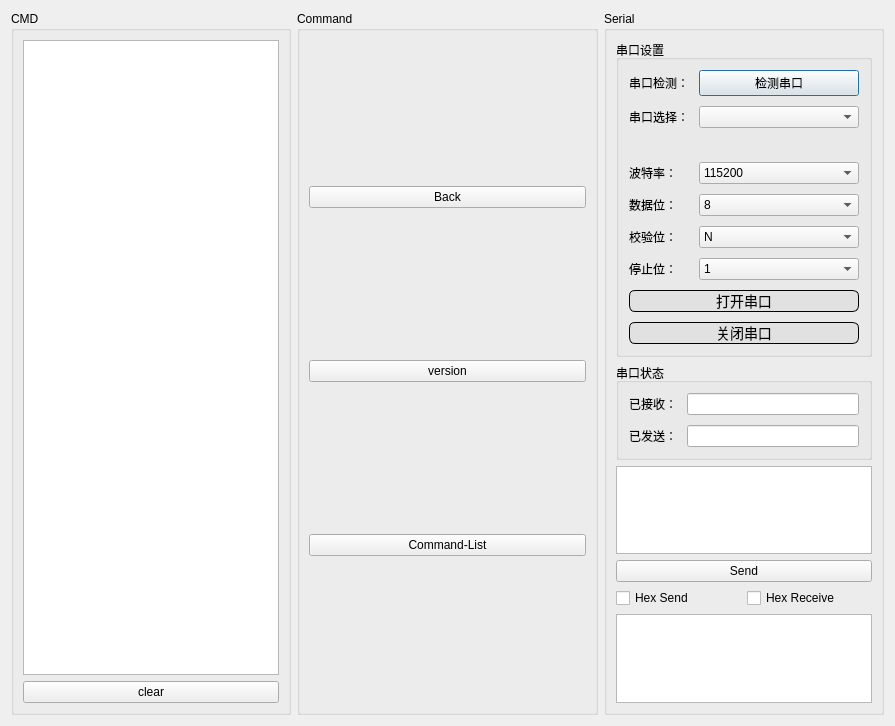
<?xml version="1.0" encoding="UTF-8"?>
<ui version="4.0">
 <class>CMD</class>
 <widget class="QWidget" name="CMD">
  <property name="geometry">
   <rect>
    <x>0</x>
    <y>0</y>
    <width>895</width>
    <height>726</height>
   </rect>
  </property>
  <property name="windowTitle">
   <string>Form</string>
  </property>
  <layout class="QHBoxLayout" name="horizontalLayout_3" stretch="0,1,0">
   <item>
    <widget class="QGroupBox" name="groupBox">
     <property name="styleSheet">
      <string notr="true">font: 10pt &quot;Lucida Console&quot;;</string>
     </property>
     <property name="title">
      <string>CMD</string>
     </property>
     <layout class="QVBoxLayout" name="verticalLayout_2" stretch="0,0">
      <property name="sizeConstraint">
       <enum>QLayout::SetMinAndMaxSize</enum>
      </property>
      <item>
       <widget class="QTextBrowser" name="text_browser_cmd"/>
      </item>
      <item>
       <widget class="QPushButton" name="bt_clear">
        <property name="text">
         <string>clear</string>
        </property>
       </widget>
      </item>
     </layout>
    </widget>
   </item>
   <item>
    <widget class="QGroupBox" name="groupBox_2">
     <property name="styleSheet">
      <string notr="true">font: 10pt &quot;Lucida Console&quot;;</string>
     </property>
     <property name="title">
      <string>Command</string>
     </property>
     <layout class="QVBoxLayout" name="verticalLayout">
      <item>
       <widget class="QPushButton" name="bt_back">
        <property name="styleSheet">
         <string notr="true">font: 10pt &quot;Lucida Console&quot;;</string>
        </property>
        <property name="text">
         <string>Back</string>
        </property>
       </widget>
      </item>
      <item>
       <widget class="QPushButton" name="bt_version">
        <property name="styleSheet">
         <string notr="true">font: 10pt &quot;Lucida Console&quot;;</string>
        </property>
        <property name="text">
         <string>version</string>
        </property>
       </widget>
      </item>
      <item>
       <widget class="QPushButton" name="pushButton">
        <property name="styleSheet">
         <string notr="true">font: 10pt &quot;Lucida Console&quot;;</string>
        </property>
        <property name="text">
         <string>Command-List</string>
        </property>
       </widget>
      </item>
     </layout>
    </widget>
   </item>
   <item>
    <widget class="QGroupBox" name="groupBox_3">
     <property name="styleSheet">
      <string notr="true">font: 75 10pt &quot;Microsoft YaHei UI&quot;;</string>
     </property>
     <property name="title">
      <string>Serial</string>
     </property>
     <layout class="QGridLayout" name="gridLayout">
      <item row="3" column="0">
       <layout class="QHBoxLayout" name="horizontalLayout_2">
        <item>
         <widget class="QCheckBox" name="checkBox_hex_send">
          <property name="text">
           <string>Hex Send</string>
          </property>
         </widget>
        </item>
        <item>
         <widget class="QCheckBox" name="checkBox_hex_receive">
          <property name="text">
           <string>Hex Receive</string>
          </property>
         </widget>
        </item>
       </layout>
      </item>
      <item row="2" column="0">
       <widget class="QPushButton" name="bt_send_to_com">
        <property name="text">
         <string>Send</string>
        </property>
       </widget>
      </item>
      <item row="0" column="0">
       <layout class="QVBoxLayout" name="verticalLayout_Serial">
        <item>
         <widget class="QGroupBox" name="formGroupBox">
          <property name="styleSheet">
           <string notr="true">font: 75 10pt &quot;Microsoft YaHei UI&quot;;</string>
          </property>
          <property name="title">
           <string>串口设置</string>
          </property>
          <layout class="QFormLayout" name="formLayout">
           <property name="horizontalSpacing">
            <number>10</number>
           </property>
           <property name="verticalSpacing">
            <number>10</number>
           </property>
           <property name="leftMargin">
            <number>10</number>
           </property>
           <property name="topMargin">
            <number>10</number>
           </property>
           <property name="rightMargin">
            <number>10</number>
           </property>
           <property name="bottomMargin">
            <number>10</number>
           </property>
           <item row="0" column="0">
            <widget class="QLabel" name="label_com_check">
             <property name="styleSheet">
              <string notr="true">font: 75 10pt &quot;Microsoft YaHei UI&quot;;</string>
             </property>
             <property name="text">
              <string>串口检测：</string>
             </property>
            </widget>
           </item>
           <item row="0" column="1">
            <widget class="QPushButton" name="bt_com_detect">
             <property name="styleSheet">
              <string notr="true">font: 75 10pt &quot;Microsoft YaHei UI&quot;;</string>
             </property>
             <property name="text">
              <string>检测串口</string>
             </property>
             <property name="autoRepeatInterval">
              <number>100</number>
             </property>
             <property name="default">
              <bool>true</bool>
             </property>
            </widget>
           </item>
           <item row="1" column="0">
            <widget class="QLabel" name="label_com_select">
             <property name="styleSheet">
              <string notr="true">font: 75 10pt &quot;Microsoft YaHei UI&quot;;</string>
             </property>
             <property name="text">
              <string>串口选择：</string>
             </property>
            </widget>
           </item>
           <item row="1" column="1">
            <widget class="QComboBox" name="comBox_com_select"/>
           </item>
           <item row="2" column="0" colspan="2">
            <widget class="QLabel" name="state_label">
             <property name="text">
              <string/>
             </property>
             <property name="textFormat">
              <enum>Qt::AutoText</enum>
             </property>
             <property name="scaledContents">
              <bool>true</bool>
             </property>
             <property name="alignment">
              <set>Qt::AlignRight|Qt::AlignTrailing|Qt::AlignVCenter</set>
             </property>
            </widget>
           </item>
           <item row="3" column="0">
            <widget class="QLabel" name="label_boud_rate">
             <property name="styleSheet">
              <string notr="true">font: 75 10pt &quot;Microsoft YaHei UI&quot;;</string>
             </property>
             <property name="text">
              <string>波特率：</string>
             </property>
            </widget>
           </item>
           <item row="3" column="1">
            <widget class="QComboBox" name="comBox_boud_rate">
             <item>
              <property name="text">
               <string>115200</string>
              </property>
             </item>
             <item>
              <property name="text">
               <string>2400</string>
              </property>
             </item>
             <item>
              <property name="text">
               <string>4800</string>
              </property>
             </item>
             <item>
              <property name="text">
               <string>9600</string>
              </property>
             </item>
             <item>
              <property name="text">
               <string>14400</string>
              </property>
             </item>
             <item>
              <property name="text">
               <string>19200</string>
              </property>
             </item>
             <item>
              <property name="text">
               <string>38400</string>
              </property>
             </item>
             <item>
              <property name="text">
               <string>57600</string>
              </property>
             </item>
             <item>
              <property name="text">
               <string>76800</string>
              </property>
             </item>
             <item>
              <property name="text">
               <string>12800</string>
              </property>
             </item>
             <item>
              <property name="text">
               <string>230400</string>
              </property>
             </item>
             <item>
              <property name="text">
               <string>460800</string>
              </property>
             </item>
            </widget>
           </item>
           <item row="4" column="0">
            <widget class="QLabel" name="label_data_bit">
             <property name="styleSheet">
              <string notr="true">font: 75 10pt &quot;Microsoft YaHei UI&quot;;</string>
             </property>
             <property name="text">
              <string>数据位：</string>
             </property>
            </widget>
           </item>
           <item row="4" column="1">
            <widget class="QComboBox" name="comBox_data_bit">
             <item>
              <property name="text">
               <string>8</string>
              </property>
             </item>
             <item>
              <property name="text">
               <string>7</string>
              </property>
             </item>
             <item>
              <property name="text">
               <string>6</string>
              </property>
             </item>
             <item>
              <property name="text">
               <string>5</string>
              </property>
             </item>
            </widget>
           </item>
           <item row="5" column="0">
            <widget class="QLabel" name="label_crc_check">
             <property name="styleSheet">
              <string notr="true">font: 75 10pt &quot;Microsoft YaHei UI&quot;;</string>
             </property>
             <property name="text">
              <string>校验位：</string>
             </property>
            </widget>
           </item>
           <item row="5" column="1">
            <widget class="QComboBox" name="comBox_crc_check">
             <item>
              <property name="text">
               <string>N</string>
              </property>
             </item>
            </widget>
           </item>
           <item row="6" column="0">
            <widget class="QLabel" name="label_stop_bit">
             <property name="styleSheet">
              <string notr="true">font: 75 10pt &quot;Microsoft YaHei UI&quot;;</string>
             </property>
             <property name="text">
              <string>停止位：</string>
             </property>
            </widget>
           </item>
           <item row="6" column="1">
            <widget class="QComboBox" name="com_box_stop_bit">
             <item>
              <property name="text">
               <string>1</string>
              </property>
             </item>
            </widget>
           </item>
           <item row="7" column="0" colspan="2">
            <widget class="QPushButton" name="bt_open_com">
             <property name="styleSheet">
              <string notr="true">QPushButton{
    border:1px solid black;
    height:20px;
    border-radius:6px;
    font-family:'Microsoft YaHei';
    font-size:14px;
	color:black;
    background-color:#e1e1e1
    }

 QPushButton:hover{
     background-color:#eef0f6;
 }
 
 QPushButton:pressed{
     background-color:#ffffff;
     }
</string>
             </property>
             <property name="text">
              <string>打开串口</string>
             </property>
            </widget>
           </item>
           <item row="8" column="0" colspan="2">
            <widget class="QPushButton" name="bt_close_com">
             <property name="styleSheet">
              <string notr="true">QPushButton{
    border:1px solid black;
    height:20px;
    border-radius:6px;
    font-family:'Microsoft YaHei';
    font-size:14px;
	color:black;
    background-color:#e1e1e1
    }

 QPushButton:hover{
     background-color:#eef0f6;
 }
 
 QPushButton:pressed{
     background-color:#ffffff;
     }
</string>
             </property>
             <property name="text">
              <string>关闭串口</string>
             </property>
            </widget>
           </item>
          </layout>
         </widget>
        </item>
        <item>
         <widget class="QGroupBox" name="formGroupBox_Serial">
          <property name="styleSheet">
           <string notr="true">font: 75 10pt &quot;Microsoft YaHei UI&quot;;</string>
          </property>
          <property name="title">
           <string>串口状态</string>
          </property>
          <layout class="QFormLayout" name="formLayout_2">
           <property name="horizontalSpacing">
            <number>10</number>
           </property>
           <property name="verticalSpacing">
            <number>10</number>
           </property>
           <property name="leftMargin">
            <number>10</number>
           </property>
           <property name="topMargin">
            <number>10</number>
           </property>
           <property name="rightMargin">
            <number>10</number>
           </property>
           <property name="bottomMargin">
            <number>10</number>
           </property>
           <item row="0" column="0">
            <widget class="QLabel" name="label_have_received">
             <property name="styleSheet">
              <string notr="true">font: 75 10pt &quot;Microsoft YaHei UI&quot;;</string>
             </property>
             <property name="text">
              <string>已接收：</string>
             </property>
            </widget>
           </item>
           <item row="0" column="1">
            <widget class="QLineEdit" name="lineEdit_have_received"/>
           </item>
           <item row="1" column="0">
            <widget class="QLabel" name="label_have_tx">
             <property name="styleSheet">
              <string notr="true">font: 75 10pt &quot;Microsoft YaHei UI&quot;;</string>
             </property>
             <property name="text">
              <string>已发送：</string>
             </property>
            </widget>
           </item>
           <item row="1" column="1">
            <widget class="QLineEdit" name="lineEdit_have_tx"/>
           </item>
          </layout>
         </widget>
        </item>
       </layout>
      </item>
      <item row="1" column="0">
       <widget class="QTextEdit" name="textEdit_send_region"/>
      </item>
      <item row="4" column="0">
       <widget class="QTextBrowser" name="textBrowser_receive_region"/>
      </item>
     </layout>
    </widget>
   </item>
  </layout>
 </widget>
 <resources/>
 <connections>
  <connection>
   <sender>bt_clear</sender>
   <signal>clicked()</signal>
   <receiver>text_browser_cmd</receiver>
   <slot>clear()</slot>
   <hints>
    <hint type="sourcelabel">
     <x>150</x>
     <y>691</y>
    </hint>
    <hint type="destinationlabel">
     <x>150</x>
     <y>356</y>
    </hint>
   </hints>
  </connection>
 </connections>
</ui>
